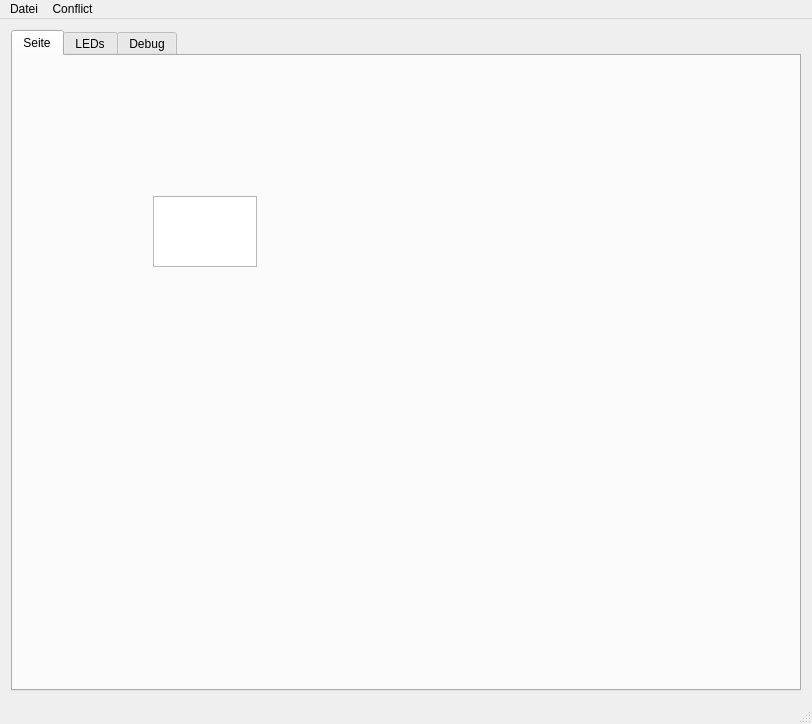
<?xml version="1.0" encoding="UTF-8"?>
<ui version="4.0">
 <class>MainWindow</class>
 <widget class="QMainWindow" name="MainWindow">
  <property name="geometry">
   <rect>
    <x>0</x>
    <y>0</y>
    <width>812</width>
    <height>724</height>
   </rect>
  </property>
  <property name="windowTitle">
   <string>MainWindow</string>
  </property>
  <widget class="QWidget" name="centralWidget">
   <layout class="QGridLayout" name="gridLayout">
    <item row="0" column="0">
     <widget class="QTabWidget" name="Tabs">
      <property name="currentIndex">
       <number>0</number>
      </property>
      <widget class="QWidget" name="tab">
       <attribute name="title">
        <string>Seite</string>
       </attribute>
       <widget class="QTextEdit" name="textEdit">
        <property name="geometry">
         <rect>
          <x>140</x>
          <y>140</y>
          <width>104</width>
          <height>71</height>
         </rect>
        </property>
       </widget>
      </widget>
      <widget class="QWidget" name="tabLed">
       <attribute name="title">
        <string>LEDs</string>
       </attribute>
       <layout class="QGridLayout" name="gridLayout_3">
        <item row="0" column="0">
         <widget class="QSlider" name="sliderRed">
          <property name="orientation">
           <enum>Qt::Horizontal</enum>
          </property>
         </widget>
        </item>
        <item row="2" column="0">
         <widget class="QSlider" name="sliderBlue">
          <property name="orientation">
           <enum>Qt::Horizontal</enum>
          </property>
         </widget>
        </item>
        <item row="1" column="0">
         <widget class="QSlider" name="sliderGreen">
          <property name="orientation">
           <enum>Qt::Horizontal</enum>
          </property>
         </widget>
        </item>
        <item row="3" column="0">
         <spacer name="verticalSpacer">
          <property name="orientation">
           <enum>Qt::Vertical</enum>
          </property>
          <property name="sizeHint" stdset="0">
           <size>
            <width>20</width>
            <height>40</height>
           </size>
          </property>
         </spacer>
        </item>
       </layout>
      </widget>
      <widget class="QWidget" name="tabDebug">
       <attribute name="title">
        <string>Debug</string>
       </attribute>
       <layout class="QGridLayout" name="gridLayout_2">
        <item row="0" column="0">
         <widget class="QTextEdit" name="console">
          <property name="readOnly">
           <bool>true</bool>
          </property>
         </widget>
        </item>
       </layout>
      </widget>
     </widget>
    </item>
   </layout>
  </widget>
  <widget class="QMenuBar" name="menuBar">
   <property name="geometry">
    <rect>
     <x>0</x>
     <y>0</y>
     <width>812</width>
     <height>21</height>
    </rect>
   </property>
   <widget class="QMenu" name="menuDatei">
    <property name="title">
     <string>Datei</string>
    </property>
    <addaction name="actionBeenden"/>
   </widget>
   <widget class="QMenu" name="menuConflict">
    <property name="title">
     <string>Conflict</string>
    </property>
    <widget class="QMenu" name="menuVerbinden">
     <property name="title">
      <string>Verbinden</string>
     </property>
    </widget>
    <addaction name="menuVerbinden"/>
    <addaction name="actionTrennen"/>
    <addaction name="separator"/>
    <addaction name="actionNeustart"/>
    <addaction name="actionInitialisierung"/>
   </widget>
   <addaction name="menuDatei"/>
   <addaction name="menuConflict"/>
  </widget>
  <widget class="QStatusBar" name="statusBar"/>
  <action name="actionBeenden">
   <property name="text">
    <string>Beenden</string>
   </property>
  </action>
  <action name="actionTrennen">
   <property name="enabled">
    <bool>false</bool>
   </property>
   <property name="text">
    <string>Trennen</string>
   </property>
  </action>
  <action name="actionSpeichern">
   <property name="enabled">
    <bool>false</bool>
   </property>
   <property name="text">
    <string>Speichern</string>
   </property>
  </action>
  <action name="actionNeustart">
   <property name="enabled">
    <bool>false</bool>
   </property>
   <property name="text">
    <string>Neustart</string>
   </property>
  </action>
  <action name="actionInitialisierung">
   <property name="enabled">
    <bool>false</bool>
   </property>
   <property name="text">
    <string>Inititialisierung</string>
   </property>
  </action>
  <action name="actionDebug">
   <property name="text">
    <string>Debug</string>
   </property>
  </action>
  <action name="actionLED">
   <property name="text">
    <string>LED</string>
   </property>
  </action>
 </widget>
 <layoutdefault spacing="6" margin="11"/>
 <resources/>
 <connections/>
</ui>
